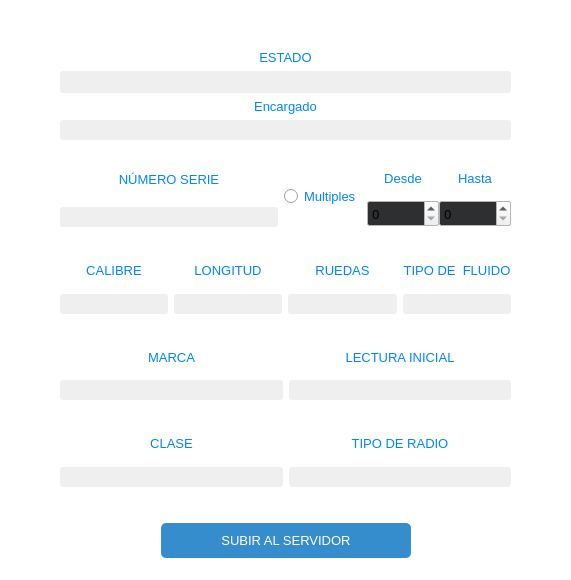
<?xml version="1.0" encoding="UTF-8"?>
<ui version="4.0">
 <class>Counter</class>
 <widget class="QWidget" name="Counter">
  <property name="geometry">
   <rect>
    <x>0</x>
    <y>0</y>
    <width>571</width>
    <height>580</height>
   </rect>
  </property>
  <property name="minimumSize">
   <size>
    <width>571</width>
    <height>580</height>
   </size>
  </property>
  <property name="maximumSize">
   <size>
    <width>571</width>
    <height>580</height>
   </size>
  </property>
  <property name="palette">
   <palette>
    <active>
     <colorrole role="Base">
      <brush brushstyle="SolidPattern">
       <color alpha="255">
        <red>46</red>
        <green>47</green>
        <blue>48</blue>
       </color>
      </brush>
     </colorrole>
     <colorrole role="Window">
      <brush brushstyle="SolidPattern">
       <color alpha="255">
        <red>255</red>
        <green>255</green>
        <blue>255</blue>
       </color>
      </brush>
     </colorrole>
    </active>
    <inactive>
     <colorrole role="Base">
      <brush brushstyle="SolidPattern">
       <color alpha="255">
        <red>46</red>
        <green>47</green>
        <blue>48</blue>
       </color>
      </brush>
     </colorrole>
     <colorrole role="Window">
      <brush brushstyle="SolidPattern">
       <color alpha="255">
        <red>255</red>
        <green>255</green>
        <blue>255</blue>
       </color>
      </brush>
     </colorrole>
    </inactive>
    <disabled>
     <colorrole role="Base">
      <brush brushstyle="SolidPattern">
       <color alpha="255">
        <red>255</red>
        <green>255</green>
        <blue>255</blue>
       </color>
      </brush>
     </colorrole>
     <colorrole role="Window">
      <brush brushstyle="SolidPattern">
       <color alpha="255">
        <red>255</red>
        <green>255</green>
        <blue>255</blue>
       </color>
      </brush>
     </colorrole>
    </disabled>
   </palette>
  </property>
  <property name="windowTitle">
   <string>Form</string>
  </property>
  <widget class="QPushButton" name="pb_cruz">
   <property name="geometry">
    <rect>
     <x>530</x>
     <y>5</y>
     <width>30</width>
     <height>30</height>
    </rect>
   </property>
   <property name="styleSheet">
    <string notr="true">QPushButton{
	color: rgb(77, 77, 77);
	border-radius: 3px;
}
QPushButton:hover:!pressed{
	  background-color: rgba(255, 200, 200);
}
</string>
   </property>
   <property name="text">
    <string/>
   </property>
   <property name="icon">
    <iconset resource="assets.qrc">
     <normaloff>:/icons/close.png</normaloff>:/icons/close.png</iconset>
   </property>
   <property name="iconSize">
    <size>
     <width>30</width>
     <height>30</height>
    </size>
   </property>
   <property name="flat">
    <bool>true</bool>
   </property>
  </widget>
  <widget class="my_label" name="lb_logo">
   <property name="geometry">
    <rect>
     <x>-10</x>
     <y>-15</y>
     <width>81</width>
     <height>81</height>
    </rect>
   </property>
   <property name="minimumSize">
    <size>
     <width>0</width>
     <height>0</height>
    </size>
   </property>
   <property name="maximumSize">
    <size>
     <width>200</width>
     <height>240</height>
    </size>
   </property>
   <property name="styleSheet">
    <string notr="true">border-image: url(:/icons/app_logo-web.png);</string>
   </property>
   <property name="text">
    <string/>
   </property>
   <property name="scaledContents">
    <bool>false</bool>
   </property>
   <property name="alignment">
    <set>Qt::AlignCenter</set>
   </property>
   <property name="wordWrap">
    <bool>false</bool>
   </property>
  </widget>
  <widget class="QWidget" name="layoutWidget">
   <property name="geometry">
    <rect>
     <x>40</x>
     <y>40</y>
     <width>491</width>
     <height>538</height>
    </rect>
   </property>
   <layout class="QVBoxLayout" name="verticalLayout_9">
    <item>
     <layout class="QVBoxLayout" name="verticalLayout_14">
      <property name="leftMargin">
       <number>20</number>
      </property>
      <property name="topMargin">
       <number>10</number>
      </property>
      <property name="rightMargin">
       <number>20</number>
      </property>
      <property name="bottomMargin">
       <number>10</number>
      </property>
      <item>
       <layout class="QVBoxLayout" name="verticalLayout_10">
        <item>
         <widget class="QLabel" name="label_15">
          <property name="font">
           <font>
            <family>Segoe UI</family>
            <pointsize>10</pointsize>
           </font>
          </property>
          <property name="styleSheet">
           <string notr="true">color: rgb(0, 134, 255);</string>
          </property>
          <property name="text">
           <string>ESTADO</string>
          </property>
          <property name="alignment">
           <set>Qt::AlignCenter</set>
          </property>
         </widget>
        </item>
        <item>
         <widget class="MyLabelSpinner" name="l_status">
          <property name="minimumSize">
           <size>
            <width>0</width>
            <height>22</height>
           </size>
          </property>
          <property name="font">
           <font>
            <family>Segoe UI</family>
            <pointsize>9</pointsize>
           </font>
          </property>
          <property name="styleSheet">
           <string notr="true">background-color: #EFEFEF; 
border-radius: 3px;
color:rgb(50, 50, 50);</string>
          </property>
          <property name="text">
           <string/>
          </property>
          <property name="alignment">
           <set>Qt::AlignCenter</set>
          </property>
         </widget>
        </item>
       </layout>
      </item>
      <item>
       <widget class="QLabel" name="label_12">
        <property name="font">
         <font>
          <family>Segoe UI</family>
          <pointsize>10</pointsize>
         </font>
        </property>
        <property name="styleSheet">
         <string notr="true">color: rgb(0, 134, 255);</string>
        </property>
        <property name="text">
         <string>Encargado</string>
        </property>
        <property name="alignment">
         <set>Qt::AlignCenter</set>
        </property>
       </widget>
      </item>
      <item>
       <widget class="MyLineEditShine" name="le_encargado">
        <property name="minimumSize">
         <size>
          <width>0</width>
          <height>0</height>
         </size>
        </property>
        <property name="font">
         <font>
          <family>Segoe UI Semilight</family>
          <pointsize>10</pointsize>
         </font>
        </property>
        <property name="styleSheet">
         <string notr="true">background-color: #EFEFEF; 
border-radius: 3px;
color:rgb(50, 50, 50);</string>
        </property>
        <property name="alignment">
         <set>Qt::AlignCenter</set>
        </property>
       </widget>
      </item>
     </layout>
    </item>
    <item>
     <layout class="QHBoxLayout" name="horizontalLayout">
      <property name="leftMargin">
       <number>20</number>
      </property>
      <property name="topMargin">
       <number>0</number>
      </property>
      <property name="rightMargin">
       <number>20</number>
      </property>
      <property name="bottomMargin">
       <number>10</number>
      </property>
      <item>
       <layout class="QVBoxLayout" name="verticalLayout_2">
        <property name="spacing">
         <number>5</number>
        </property>
        <property name="topMargin">
         <number>0</number>
        </property>
        <item>
         <widget class="QLabel" name="label_2">
          <property name="font">
           <font>
            <family>Segoe UI</family>
            <pointsize>10</pointsize>
           </font>
          </property>
          <property name="styleSheet">
           <string notr="true">color: rgb(0, 134, 255);</string>
          </property>
          <property name="text">
           <string>NÚMERO SERIE</string>
          </property>
          <property name="alignment">
           <set>Qt::AlignCenter</set>
          </property>
         </widget>
        </item>
        <item>
         <widget class="MyLineEditShine" name="le_serie">
          <property name="minimumSize">
           <size>
            <width>0</width>
            <height>0</height>
           </size>
          </property>
          <property name="font">
           <font>
            <family>Segoe UI Semilight</family>
            <pointsize>10</pointsize>
           </font>
          </property>
          <property name="styleSheet">
           <string notr="true">background-color: #EFEFEF; 
border-radius: 3px;
color:rgb(50, 50, 50);</string>
          </property>
          <property name="alignment">
           <set>Qt::AlignCenter</set>
          </property>
         </widget>
        </item>
       </layout>
      </item>
      <item>
       <layout class="QVBoxLayout" name="verticalLayout_13">
        <property name="topMargin">
         <number>10</number>
        </property>
        <item>
         <widget class="QRadioButton" name="radioButton">
          <property name="font">
           <font>
            <family>Segoe UI</family>
            <pointsize>10</pointsize>
           </font>
          </property>
          <property name="styleSheet">
           <string notr="true">color: rgb(0, 134, 255);</string>
          </property>
          <property name="text">
           <string>Multiples</string>
          </property>
         </widget>
        </item>
       </layout>
      </item>
      <item>
       <layout class="QHBoxLayout" name="horizontalLayout_7">
        <item>
         <widget class="QWidget" name="widget_desde_hasta" native="true">
          <layout class="QHBoxLayout" name="horizontalLayout_6">
           <property name="spacing">
            <number>0</number>
           </property>
           <property name="leftMargin">
            <number>0</number>
           </property>
           <property name="topMargin">
            <number>0</number>
           </property>
           <property name="rightMargin">
            <number>0</number>
           </property>
           <property name="bottomMargin">
            <number>0</number>
           </property>
           <item>
            <layout class="QVBoxLayout" name="verticalLayout_12">
             <property name="spacing">
              <number>0</number>
             </property>
             <item>
              <widget class="QLabel" name="label_10">
               <property name="font">
                <font>
                 <family>Segoe UI</family>
                 <pointsize>10</pointsize>
                </font>
               </property>
               <property name="styleSheet">
                <string notr="true">color: rgb(0, 134, 255);</string>
               </property>
               <property name="text">
                <string>Desde</string>
               </property>
               <property name="alignment">
                <set>Qt::AlignCenter</set>
               </property>
              </widget>
             </item>
             <item>
              <widget class="QSpinBox" name="sb_desde">
               <property name="font">
                <font>
                 <family>Segoe UI Semilight</family>
                 <pointsize>10</pointsize>
                </font>
               </property>
               <property name="styleSheet">
                <string/>
               </property>
               <property name="maximum">
                <number>10000000</number>
               </property>
              </widget>
             </item>
            </layout>
           </item>
           <item>
            <layout class="QVBoxLayout" name="verticalLayout_11">
             <property name="spacing">
              <number>0</number>
             </property>
             <item>
              <widget class="QLabel" name="label_11">
               <property name="font">
                <font>
                 <family>Segoe UI</family>
                 <pointsize>10</pointsize>
                </font>
               </property>
               <property name="styleSheet">
                <string notr="true">color: rgb(0, 134, 255);</string>
               </property>
               <property name="text">
                <string>Hasta</string>
               </property>
               <property name="alignment">
                <set>Qt::AlignCenter</set>
               </property>
              </widget>
             </item>
             <item>
              <widget class="QSpinBox" name="sb_hasta">
               <property name="font">
                <font>
                 <family>Segoe UI Semilight</family>
                 <pointsize>10</pointsize>
                </font>
               </property>
               <property name="styleSheet">
                <string/>
               </property>
               <property name="maximum">
                <number>10000000</number>
               </property>
              </widget>
             </item>
            </layout>
           </item>
          </layout>
         </widget>
        </item>
       </layout>
      </item>
     </layout>
    </item>
    <item>
     <layout class="QHBoxLayout" name="horizontalLayout_4">
      <property name="leftMargin">
       <number>20</number>
      </property>
      <property name="topMargin">
       <number>10</number>
      </property>
      <property name="rightMargin">
       <number>20</number>
      </property>
      <property name="bottomMargin">
       <number>10</number>
      </property>
      <item>
       <layout class="QVBoxLayout" name="verticalLayout_3">
        <item>
         <widget class="QLabel" name="label_3">
          <property name="font">
           <font>
            <family>Segoe UI</family>
            <pointsize>10</pointsize>
           </font>
          </property>
          <property name="styleSheet">
           <string notr="true">color: rgb(0, 134, 255);</string>
          </property>
          <property name="text">
           <string>CALIBRE</string>
          </property>
          <property name="alignment">
           <set>Qt::AlignCenter</set>
          </property>
         </widget>
        </item>
        <item>
         <widget class="MyLineEditShine" name="le_calibre">
          <property name="minimumSize">
           <size>
            <width>0</width>
            <height>0</height>
           </size>
          </property>
          <property name="font">
           <font>
            <family>Segoe UI Semilight</family>
            <pointsize>10</pointsize>
           </font>
          </property>
          <property name="styleSheet">
           <string notr="true">background-color: #EFEFEF; 
border-radius: 3px;
color:rgb(50, 50, 50);</string>
          </property>
          <property name="alignment">
           <set>Qt::AlignCenter</set>
          </property>
         </widget>
        </item>
       </layout>
      </item>
      <item>
       <layout class="QVBoxLayout" name="verticalLayout_4">
        <item>
         <widget class="QLabel" name="label_4">
          <property name="font">
           <font>
            <family>Segoe UI</family>
            <pointsize>10</pointsize>
           </font>
          </property>
          <property name="styleSheet">
           <string notr="true">color: rgb(0, 134, 255);</string>
          </property>
          <property name="text">
           <string>LONGITUD</string>
          </property>
          <property name="alignment">
           <set>Qt::AlignCenter</set>
          </property>
         </widget>
        </item>
        <item>
         <widget class="MyLineEditShine" name="le_longitud">
          <property name="minimumSize">
           <size>
            <width>0</width>
            <height>0</height>
           </size>
          </property>
          <property name="font">
           <font>
            <family>Segoe UI Semilight</family>
            <pointsize>10</pointsize>
           </font>
          </property>
          <property name="styleSheet">
           <string notr="true">background-color: #EFEFEF; 
border-radius: 3px;
color:rgb(50, 50, 50);</string>
          </property>
          <property name="alignment">
           <set>Qt::AlignCenter</set>
          </property>
         </widget>
        </item>
       </layout>
      </item>
      <item>
       <layout class="QVBoxLayout" name="verticalLayout_8">
        <item>
         <widget class="QLabel" name="label_8">
          <property name="font">
           <font>
            <family>Segoe UI</family>
            <pointsize>10</pointsize>
           </font>
          </property>
          <property name="styleSheet">
           <string notr="true">color: rgb(0, 134, 255);</string>
          </property>
          <property name="text">
           <string>RUEDAS</string>
          </property>
          <property name="alignment">
           <set>Qt::AlignCenter</set>
          </property>
         </widget>
        </item>
        <item>
         <widget class="MyLineEditShine" name="le_ruedas">
          <property name="minimumSize">
           <size>
            <width>0</width>
            <height>0</height>
           </size>
          </property>
          <property name="font">
           <font>
            <family>Segoe UI Semilight</family>
            <pointsize>10</pointsize>
           </font>
          </property>
          <property name="styleSheet">
           <string notr="true">background-color: #EFEFEF; 
border-radius: 3px;
color:rgb(50, 50, 50);</string>
          </property>
          <property name="alignment">
           <set>Qt::AlignCenter</set>
          </property>
         </widget>
        </item>
       </layout>
      </item>
      <item>
       <layout class="QVBoxLayout" name="verticalLayout_6">
        <item>
         <widget class="QLabel" name="label_14">
          <property name="font">
           <font>
            <family>Segoe UI</family>
            <pointsize>10</pointsize>
           </font>
          </property>
          <property name="styleSheet">
           <string notr="true">color: rgb(0, 134, 255);</string>
          </property>
          <property name="text">
           <string>TIPO DE  FLUIDO</string>
          </property>
          <property name="alignment">
           <set>Qt::AlignCenter</set>
          </property>
         </widget>
        </item>
        <item>
         <widget class="MyLineEditShine" name="le_fluido">
          <property name="minimumSize">
           <size>
            <width>0</width>
            <height>0</height>
           </size>
          </property>
          <property name="font">
           <font>
            <family>Segoe UI Semilight</family>
            <pointsize>10</pointsize>
           </font>
          </property>
          <property name="styleSheet">
           <string notr="true">background-color: #EFEFEF; 
border-radius: 3px;
color:rgb(50, 50, 50);</string>
          </property>
          <property name="alignment">
           <set>Qt::AlignCenter</set>
          </property>
         </widget>
        </item>
       </layout>
      </item>
     </layout>
    </item>
    <item>
     <layout class="QHBoxLayout" name="horizontalLayout_3">
      <property name="leftMargin">
       <number>20</number>
      </property>
      <property name="topMargin">
       <number>10</number>
      </property>
      <property name="rightMargin">
       <number>20</number>
      </property>
      <property name="bottomMargin">
       <number>10</number>
      </property>
      <item>
       <layout class="QVBoxLayout" name="verticalLayout">
        <item>
         <widget class="QLabel" name="label_5">
          <property name="font">
           <font>
            <family>Segoe UI</family>
            <pointsize>10</pointsize>
           </font>
          </property>
          <property name="styleSheet">
           <string notr="true">color: rgb(0, 134, 255);</string>
          </property>
          <property name="text">
           <string>MARCA</string>
          </property>
          <property name="alignment">
           <set>Qt::AlignCenter</set>
          </property>
         </widget>
        </item>
        <item>
         <widget class="MyLineEditShine" name="le_marca">
          <property name="minimumSize">
           <size>
            <width>0</width>
            <height>0</height>
           </size>
          </property>
          <property name="font">
           <font>
            <family>Segoe UI Semilight</family>
            <pointsize>10</pointsize>
           </font>
          </property>
          <property name="styleSheet">
           <string notr="true">background-color: #EFEFEF; 
border-radius: 3px;
color:rgb(50, 50, 50);</string>
          </property>
          <property name="alignment">
           <set>Qt::AlignCenter</set>
          </property>
         </widget>
        </item>
       </layout>
      </item>
      <item>
       <layout class="QVBoxLayout" name="verticalLayout_15">
        <item>
         <widget class="QLabel" name="label_13">
          <property name="font">
           <font>
            <family>Segoe UI</family>
            <pointsize>10</pointsize>
           </font>
          </property>
          <property name="styleSheet">
           <string notr="true">color: rgb(0, 134, 255);</string>
          </property>
          <property name="text">
           <string>LECTURA INICIAL</string>
          </property>
          <property name="alignment">
           <set>Qt::AlignCenter</set>
          </property>
         </widget>
        </item>
        <item>
         <widget class="MyLineEditShine" name="le_lectura_inicial">
          <property name="minimumSize">
           <size>
            <width>0</width>
            <height>0</height>
           </size>
          </property>
          <property name="font">
           <font>
            <family>Segoe UI Semilight</family>
            <pointsize>10</pointsize>
           </font>
          </property>
          <property name="styleSheet">
           <string notr="true">background-color: #EFEFEF; 
border-radius: 3px;
color:rgb(50, 50, 50);</string>
          </property>
          <property name="alignment">
           <set>Qt::AlignCenter</set>
          </property>
         </widget>
        </item>
       </layout>
      </item>
     </layout>
    </item>
    <item>
     <layout class="QHBoxLayout" name="horizontalLayout_2">
      <property name="leftMargin">
       <number>20</number>
      </property>
      <property name="topMargin">
       <number>10</number>
      </property>
      <property name="rightMargin">
       <number>20</number>
      </property>
      <property name="bottomMargin">
       <number>10</number>
      </property>
      <item>
       <layout class="QVBoxLayout" name="verticalLayout_5">
        <item>
         <widget class="QLabel" name="label_6">
          <property name="font">
           <font>
            <family>Segoe UI</family>
            <pointsize>10</pointsize>
           </font>
          </property>
          <property name="styleSheet">
           <string notr="true">color: rgb(0, 134, 255);</string>
          </property>
          <property name="text">
           <string>CLASE</string>
          </property>
          <property name="alignment">
           <set>Qt::AlignCenter</set>
          </property>
         </widget>
        </item>
        <item>
         <widget class="MyLineEditShine" name="le_clase">
          <property name="minimumSize">
           <size>
            <width>0</width>
            <height>0</height>
           </size>
          </property>
          <property name="font">
           <font>
            <family>Segoe UI Semilight</family>
            <pointsize>10</pointsize>
           </font>
          </property>
          <property name="styleSheet">
           <string notr="true">background-color: #EFEFEF; 
border-radius: 3px;
color:rgb(50, 50, 50);</string>
          </property>
          <property name="alignment">
           <set>Qt::AlignCenter</set>
          </property>
         </widget>
        </item>
       </layout>
      </item>
      <item>
       <layout class="QVBoxLayout" name="verticalLayout_7">
        <item>
         <widget class="QLabel" name="label_9">
          <property name="font">
           <font>
            <family>Segoe UI</family>
            <pointsize>10</pointsize>
           </font>
          </property>
          <property name="styleSheet">
           <string notr="true">color: rgb(0, 134, 255);</string>
          </property>
          <property name="text">
           <string>TIPO DE RADIO</string>
          </property>
          <property name="alignment">
           <set>Qt::AlignCenter</set>
          </property>
         </widget>
        </item>
        <item>
         <widget class="MyLineEditShine" name="le_radio">
          <property name="minimumSize">
           <size>
            <width>0</width>
            <height>0</height>
           </size>
          </property>
          <property name="font">
           <font>
            <family>Segoe UI Semilight</family>
            <pointsize>10</pointsize>
           </font>
          </property>
          <property name="styleSheet">
           <string notr="true">background-color: #EFEFEF; 
border-radius: 3px;
color:rgb(50, 50, 50);</string>
          </property>
          <property name="alignment">
           <set>Qt::AlignCenter</set>
          </property>
         </widget>
        </item>
       </layout>
      </item>
     </layout>
    </item>
    <item>
     <layout class="QHBoxLayout" name="horizontalLayout_5">
      <property name="topMargin">
       <number>20</number>
      </property>
      <property name="bottomMargin">
       <number>20</number>
      </property>
      <item>
       <spacer name="horizontalSpacer">
        <property name="orientation">
         <enum>Qt::Horizontal</enum>
        </property>
        <property name="sizeHint" stdset="0">
         <size>
          <width>40</width>
          <height>20</height>
         </size>
        </property>
       </spacer>
      </item>
      <item>
       <widget class="QPushButton" name="pb_create_new_or_update_contador">
        <property name="minimumSize">
         <size>
          <width>250</width>
          <height>35</height>
         </size>
        </property>
        <property name="maximumSize">
         <size>
          <width>250</width>
          <height>16777215</height>
         </size>
        </property>
        <property name="font">
         <font>
          <family>Segoe UI</family>
          <pointsize>10</pointsize>
         </font>
        </property>
        <property name="styleSheet">
         <string notr="true">QPushButton{
 	background-color: #368DCE; 
	color: rgb(255, 255, 255);
	border-radius: 5px;
}
QPushButton:hover:!pressed{
	  background-color: #3080C0; 
}
QPushButton:hover:pressed{
	  background-color: #0D2333; 
}</string>
        </property>
        <property name="text">
         <string>SUBIR AL SERVIDOR</string>
        </property>
        <property name="flat">
         <bool>true</bool>
        </property>
       </widget>
      </item>
      <item>
       <spacer name="horizontalSpacer_2">
        <property name="orientation">
         <enum>Qt::Horizontal</enum>
        </property>
        <property name="sizeHint" stdset="0">
         <size>
          <width>40</width>
          <height>20</height>
         </size>
        </property>
       </spacer>
      </item>
     </layout>
    </item>
   </layout>
  </widget>
  <zorder>pb_cruz</zorder>
  <zorder>layoutWidget</zorder>
  <zorder>lb_logo</zorder>
 </widget>
 <customwidgets>
  <customwidget>
   <class>MyLabelSpinner</class>
   <extends>QLabel</extends>
   <header location="global">mylabelspinner.h</header>
  </customwidget>
  <customwidget>
   <class>my_label</class>
   <extends>QLabel</extends>
   <header location="global">my_label.h</header>
  </customwidget>
  <customwidget>
   <class>MyLineEditShine</class>
   <extends>QLineEdit</extends>
   <header location="global">mylineeditshine.h</header>
  </customwidget>
 </customwidgets>
 <resources>
  <include location="assets.qrc"/>
 </resources>
 <connections/>
</ui>
